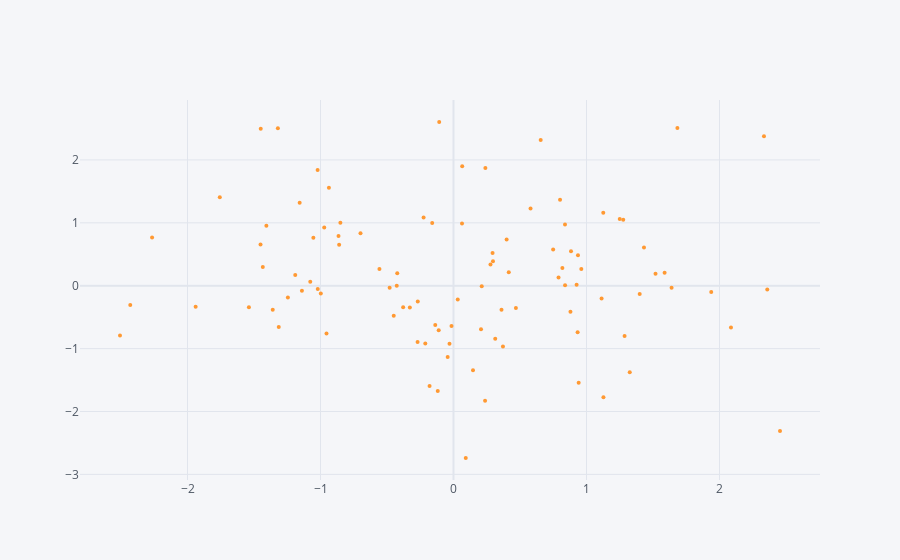

Notebook code cell kept with this figure:
### Code cell
df.iplot(kind='scatter',x='A',y='C',mode='markers',size=4)
